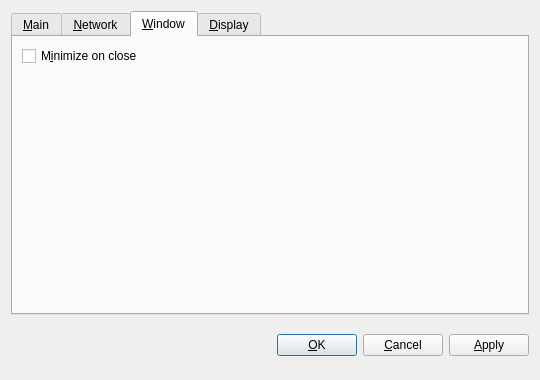
<?xml version="1.0" encoding="UTF-8"?>
<ui version="4.0">
 <class>OptionsDialog</class>
 <widget class="QDialog" name="OptionsDialog">
  <property name="geometry">
   <rect>
    <x>0</x>
    <y>0</y>
    <width>540</width>
    <height>380</height>
   </rect>
  </property>
  <property name="windowTitle">
   <string>Options</string>
  </property>
  <property name="modal">
   <bool>true</bool>
  </property>
  <layout class="QVBoxLayout" name="verticalLayout">
   <item>
    <widget class="QTabWidget" name="tabWidget">
     <property name="tabPosition">
      <enum>QTabWidget::North</enum>
     </property>
     <property name="currentIndex">
      <number>2</number>
     </property>
     <widget class="QWidget" name="tabMain">
      <attribute name="title">
       <string>&amp;Main</string>
      </attribute>
      <layout class="QGridLayout" name="gridLayout">
       <item row="0" column="0" colspan="2">
        <widget class="QLabel" name="transactionFeeInfoLabel">
         <property name="text">
          <string>Optional transaction fee per kB that helps make sure your transactions are processed quickly. Most transactions are 1 kB. Fee 0.01 recommended.</string>
         </property>
         <property name="textFormat">
          <enum>Qt::PlainText</enum>
         </property>
         <property name="wordWrap">
          <bool>true</bool>
         </property>
        </widget>
       </item>
       <item row="1" column="0">
        <layout class="QHBoxLayout" name="horizontalLayoutFee">
         <item>
          <widget class="QLabel" name="transactionFeeLabel">
           <property name="text">
            <string>Pay transaction &amp;fee</string>
           </property>
           <property name="textFormat">
            <enum>Qt::PlainText</enum>
           </property>
           <property name="buddy">
            <cstring>transactionFee</cstring>
           </property>
          </widget>
         </item>
         <item>
          <widget class="BitcoinAmountField" name="transactionFee"/>
         </item>
         <item>
          <spacer name="horizontalSpacerFee">
           <property name="orientation">
            <enum>Qt::Horizontal</enum>
           </property>
           <property name="sizeHint" stdset="0">
            <size>
             <width>40</width>
             <height>20</height>
            </size>
           </property>
          </spacer>
         </item>
        </layout>
       </item>
       <item row="2" column="0" colspan="2">
        <widget class="QLabel" name="reserveBalanceInfoLabel">
         <property name="text">
          <string>Reserved amount does not participate in staking and is therefore spendable at any time.</string>
         </property>
         <property name="textFormat">
          <enum>Qt::PlainText</enum>
         </property>
         <property name="wordWrap">
          <bool>true</bool>
         </property>
        </widget>
       </item>
       <item row="3" column="0">
        <layout class="QHBoxLayout" name="horizontalLayoutReserveBalance">
         <item>
          <widget class="QLabel" name="reserveBalanceLabel">
           <property name="text">
            <string>Reserve</string>
           </property>
           <property name="textFormat">
            <enum>Qt::PlainText</enum>
           </property>
           <property name="buddy">
            <cstring>reserveBalance</cstring>
           </property>
          </widget>
         </item>
         <item>
          <widget class="BitcoinAmountField" name="reserveBalance"/>
         </item>
         <item>
          <spacer name="horizontalSpacerReserveBalance">
           <property name="orientation">
            <enum>Qt::Horizontal</enum>
           </property>
           <property name="sizeHint" stdset="0">
            <size>
             <width>40</width>
             <height>20</height>
            </size>
           </property>
          </spacer>
         </item>
        </layout>
       </item>
       <item row="4" column="0">
        <widget class="QCheckBox" name="bitcoinAtStartup">
         <property name="toolTip">
          <string>Automatically start Oxid after logging in to the system.</string>
         </property>
         <property name="text">
          <string>&amp;Start Oxid on system login</string>
         </property>
        </widget>
       </item>
       <item row="5" column="0">
        <spacer name="verticalSpacer_Main">
         <property name="orientation">
          <enum>Qt::Vertical</enum>
         </property>
         <property name="sizeHint" stdset="0">
          <size>
           <width>20</width>
           <height>40</height>
          </size>
         </property>
        </spacer>
       </item>
       <item row="6" column="0">
        <widget class="QLabel" name="label">
         <property name="toolTip">
          <string>&lt;html&gt;&lt;head/&gt;&lt;body&gt;&lt;p&gt;This setting determines the amount of individual masternodes that an input will be anonymized through. More rounds of anonymization gives a higher degree of privacy, but also costs more in fees.&lt;/p&gt;&lt;/body&gt;&lt;/html&gt;</string>
         </property>
         <property name="text">
          <string>Darksend rounds to use</string>
         </property>
        </widget>
       </item>
       <item row="6" column="1">
        <widget class="QSpinBox" name="darksendRounds">
         <property name="minimum">
          <number>2</number>
         </property>
         <property name="maximum">
          <number>16</number>
         </property>
         <property name="value">
          <number>3</number>
         </property>
        </widget>
       </item>
       <item row="7" column="0">
        <widget class="QLabel" name="label_2">
         <property name="toolTip">
          <string>This amount acts as a threshold to turn off Darksend once it's reached.</string>
         </property>
         <property name="statusTip">
          <string notr="true"/>
         </property>
         <property name="whatsThis">
          <string notr="true"/>
         </property>
         <property name="accessibleName">
          <string notr="true"/>
         </property>
         <property name="accessibleDescription">
          <string notr="true"/>
         </property>
         <property name="text">
          <string>Amount of Oxid to keep anonymized</string>
         </property>
        </widget>
       </item>
       <item row="7" column="1">
        <widget class="QSpinBox" name="anonymizeOxid">
         <property name="minimum">
          <number>2</number>
         </property>
         <property name="maximum">
          <number>10000</number>
         </property>
         <property name="singleStep">
          <number>10</number>
         </property>
         <property name="value">
          <number>1000</number>
         </property>
        </widget>
       </item>
      </layout>
     </widget>
     <widget class="QWidget" name="tabNetwork">
      <attribute name="title">
       <string>&amp;Network</string>
      </attribute>
      <layout class="QVBoxLayout" name="verticalLayout_Network">
       <item>
        <widget class="QCheckBox" name="mapPortUpnp">
         <property name="toolTip">
          <string>Automatically open the Oxid client port on the router. This only works when your router supports UPnP and it is enabled.</string>
         </property>
         <property name="text">
          <string>Map port using &amp;UPnP</string>
         </property>
        </widget>
       </item>
       <item>
        <layout class="QHBoxLayout" name="horizontalLayout_Network">
         <item>
          <spacer name="horizontalSpacer_Network">
           <property name="orientation">
            <enum>Qt::Horizontal</enum>
           </property>
           <property name="sizeHint" stdset="0">
            <size>
             <width>40</width>
             <height>20</height>
            </size>
           </property>
          </spacer>
         </item>
        </layout>
       </item>
       <item>
        <spacer name="verticalSpacer_Network">
         <property name="orientation">
          <enum>Qt::Vertical</enum>
         </property>
         <property name="sizeHint" stdset="0">
          <size>
           <width>20</width>
           <height>40</height>
          </size>
         </property>
        </spacer>
       </item>
      </layout>
     </widget>
     <widget class="QWidget" name="tabWindow">
      <attribute name="title">
       <string>&amp;Window</string>
      </attribute>
      <layout class="QVBoxLayout" name="verticalLayout_Window">
       <item>
        <widget class="QCheckBox" name="minimizeOnClose">
         <property name="toolTip">
          <string>Minimize instead of exit the application when the window is closed. When this option is enabled, the application will be closed only after selecting Quit in the menu.</string>
         </property>
         <property name="text">
          <string>M&amp;inimize on close</string>
         </property>
        </widget>
       </item>
       <item>
        <spacer name="verticalSpacer_Window">
         <property name="orientation">
          <enum>Qt::Vertical</enum>
         </property>
         <property name="sizeHint" stdset="0">
          <size>
           <width>20</width>
           <height>40</height>
          </size>
         </property>
        </spacer>
       </item>
      </layout>
     </widget>
     <widget class="QWidget" name="tabDisplay">
      <attribute name="title">
       <string>&amp;Display</string>
      </attribute>
      <layout class="QVBoxLayout" name="verticalLayout_Display">
       <item>
        <layout class="QHBoxLayout" name="horizontalLayout_1_Display">
         <item>
          <widget class="QLabel" name="langLabel">
           <property name="text">
            <string>User Interface &amp;language:</string>
           </property>
           <property name="textFormat">
            <enum>Qt::PlainText</enum>
           </property>
           <property name="buddy">
            <cstring>lang</cstring>
           </property>
          </widget>
         </item>
         <item>
          <widget class="QValueComboBox" name="lang">
           <property name="toolTip">
            <string>The user interface language can be set here. This setting will take effect after restarting Oxid.</string>
           </property>
          </widget>
         </item>
        </layout>
       </item>
       <item>
        <layout class="QHBoxLayout" name="horizontalLayout_2_Display">
         <item>
          <widget class="QLabel" name="unitLabel">
           <property name="text">
            <string>&amp;Unit to show amounts in:</string>
           </property>
           <property name="textFormat">
            <enum>Qt::PlainText</enum>
           </property>
           <property name="buddy">
            <cstring>unit</cstring>
           </property>
          </widget>
         </item>
         <item>
          <widget class="QValueComboBox" name="unit">
           <property name="toolTip">
            <string>Choose the default subdivision unit to show in the interface and when sending coins.</string>
           </property>
          </widget>
         </item>
        </layout>
       </item>
       <item>
        <widget class="QCheckBox" name="coinControlFeatures">
         <property name="toolTip">
          <string>Whether to show coin control features or not.</string>
         </property>
         <property name="text">
          <string>Display coin &amp;control features (experts only!)</string>
         </property>
        </widget>
       </item>
       <item>
        <widget class="QCheckBox" name="useBlackTheme">
         <property name="text">
          <string>Use black visual theme (requires restart)</string>
         </property>
        </widget>
       </item>
       <item>
        <spacer name="verticalSpacer_Display">
         <property name="orientation">
          <enum>Qt::Vertical</enum>
         </property>
         <property name="sizeHint" stdset="0">
          <size>
           <width>20</width>
           <height>40</height>
          </size>
         </property>
        </spacer>
       </item>
      </layout>
     </widget>
    </widget>
   </item>
   <item>
    <layout class="QHBoxLayout" name="horizontalLayout_Buttons">
     <item>
      <spacer name="horizontalSpacer_1">
       <property name="orientation">
        <enum>Qt::Horizontal</enum>
       </property>
       <property name="sizeHint" stdset="0">
        <size>
         <width>40</width>
         <height>48</height>
        </size>
       </property>
      </spacer>
     </item>
     <item>
      <widget class="QLabel" name="statusLabel">
       <property name="font">
        <font>
         <weight>75</weight>
         <bold>true</bold>
        </font>
       </property>
       <property name="text">
        <string/>
       </property>
       <property name="textFormat">
        <enum>Qt::PlainText</enum>
       </property>
       <property name="wordWrap">
        <bool>true</bool>
       </property>
      </widget>
     </item>
     <item>
      <spacer name="horizontalSpacer_2">
       <property name="orientation">
        <enum>Qt::Horizontal</enum>
       </property>
       <property name="sizeHint" stdset="0">
        <size>
         <width>40</width>
         <height>48</height>
        </size>
       </property>
      </spacer>
     </item>
     <item>
      <widget class="QPushButton" name="okButton">
       <property name="text">
        <string>&amp;OK</string>
       </property>
      </widget>
     </item>
     <item>
      <widget class="QPushButton" name="cancelButton">
       <property name="text">
        <string>&amp;Cancel</string>
       </property>
       <property name="autoDefault">
        <bool>false</bool>
       </property>
      </widget>
     </item>
     <item>
      <widget class="QPushButton" name="applyButton">
       <property name="text">
        <string>&amp;Apply</string>
       </property>
       <property name="autoDefault">
        <bool>false</bool>
       </property>
      </widget>
     </item>
    </layout>
   </item>
  </layout>
 </widget>
 <customwidgets>
  <customwidget>
   <class>BitcoinAmountField</class>
   <extends>QLineEdit</extends>
   <header>bitcoinamountfield.h</header>
   <container>1</container>
  </customwidget>
  <customwidget>
   <class>QValueComboBox</class>
   <extends>QComboBox</extends>
   <header>qvaluecombobox.h</header>
  </customwidget>
 </customwidgets>
 <resources/>
 <connections/>
</ui>
